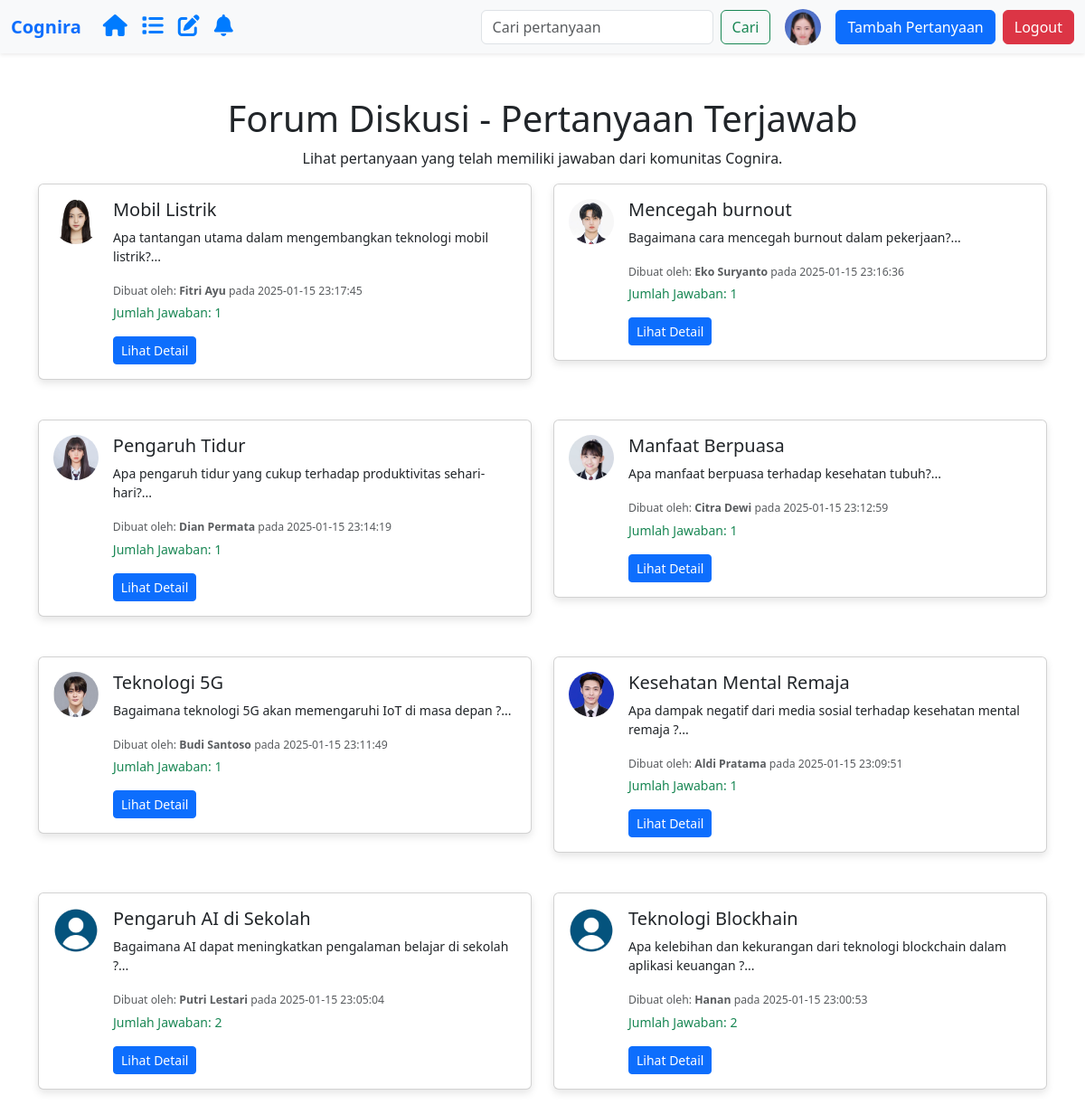
/question/forum.php (signed in), run on the app's committed database.
### tables this page shows
CREATE TABLE `pengguna_cognira` (
  `pengguna_id` varchar(11) NOT NULL,
  `nama_pengguna` varchar(50) NOT NULL,
  `email` varchar(100) NOT NULL,
  `kata_sandi` varchar(255) NOT NULL,
  `foto` varchar(50) DEFAULT NULL,
  `created_at` datetime NOT NULL,
  `statusblock` tinyint(1) NOT NULL DEFAULT 0,
  `blokir_hingga` datetime DEFAULT NULL
);

CREATE TABLE `questions` (
  `question_id` int(11) NOT NULL,
  `pengguna_id` varchar(11) NOT NULL,
  `title` varchar(150) NOT NULL,
  `content` text NOT NULL,
  `question_created_at` datetime NOT NULL
);

### question/forum.php (the view, shortened to what this page needs)
<?php
include '../config.php';
include '../template/navbar-user.php';
$query = $koneksi->prepare("
    SELECT q.question_id, q.title, q.content, q.question_created_at, u.nama_pengguna, u.foto, COUNT(a.answer_id) AS total_answers
    FROM questions q
    JOIN pengguna_cognira u ON q.pengguna_id = u.pengguna_id
    JOIN answers a ON q.question_id = a.question_id
    GROUP BY q.question_id
    HAVING total_answers > 0
    ORDER BY q.question_created_at DESC
");
$query->execute();
$result = $query->get_result();
?>
<!DOCTYPE html>
<html lang="en">
<head>
    <link rel="stylesheet" href="../assets/css/style.css">
    <link href="https://cdn.jsdelivr.net/npm/bootstrap@5.3.0/dist/css/bootstrap.min.css" rel="stylesheet">
</head>
<body>
    <div class="container mt-5">
        <h1 class="text-center">Forum Diskusi - Pertanyaan Terjawab</h1>
        <p class="text-center">Lihat pertanyaan yang telah memiliki jawaban dari komunitas Cognira.</p>
        <?php if ($result->num_rows > 0): ?>
            <div class="row">
                <?php while ($row = $result->fetch_assoc()): ?>
                    <div class="col-md-6 mb-4">
                        <div class="card">
                            <div class="card-body">
                                <div class="d-flex align-items-start">
                                    <img src="../asset/uploads/<?php echo htmlspecialchars($row['foto']); ?>"
                                         alt="Foto Profil"
                                         class="rounded-circle me-3"
                                         width="50"
                                         height="50">
                                    <div>
                                        <h5 class="card-title"><?php echo htmlspecialchars($row['title']); ?></h5>
                                        <p class="card-text"><?php echo nl2br(htmlspecialchars(substr($row['content'], 0, 100))); ?>...</p>
                                        <small class="text-muted">
                                            Dibuat oleh: <strong><?php echo htmlspecialchars($row['nama_pengguna']); ?></strong>
                                            pada <?php echo $row['question_created_at']; ?>
                                        </small>
                                        <p class="text-success mt-1">Jumlah Jawaban: <?php echo $row['total_answers']; ?></p>
                                        <div class="mt-3">
                                            <a href="question-detail.php?id=<?php echo $row['question_id']; ?>" class="btn btn-primary btn-sm">Lihat Detail</a>
                                        </div>
                                    </div>
                                </div>
                            </div>
                        </div>
                    </div>
                <?php endwhile; ?>
            </div>
        <?php else: ?>
            <p class="text-center">Belum ada pertanyaan yang memiliki jawaban di forum.</p>
        <?php endif; ?>
    </div>
</body>
</html>

### template/navbar-user.php (shortened to what this page needs)
<?php
require_once "../config.php";
$pengguna_id = $_SESSION['ssLogin'];
$query = $koneksi->prepare("SELECT foto FROM pengguna_cognira WHERE pengguna_id = ?");
$query->bind_param('s', $pengguna_id);
$query->execute();
$result = $query->get_result();
$user = $result->fetch_assoc();
$foto_profil = (!empty($user['foto']) && file_exists("../asset/uploads/" . $user['foto']))
    ? "../asset/uploads/" . htmlspecialchars($user['foto'])
    : "../asset/uploads/default.png";
?>
<!DOCTYPE html>
<html lang="id">
<head>
    <link rel="stylesheet" href="https://cdn.jsdelivr.net/npm/bootstrap@5.3.0/dist/css/bootstrap.min.css">
    <link rel="stylesheet" href="https://cdnjs.cloudflare.com/ajax/libs/font-awesome/6.0.0/css/all.min.css">
</head>
<body>
    <nav class="navbar navbar-expand-lg navbar-light bg-light shadow-sm">
        <div class="container-fluid">
            <a class="navbar-brand fw-bold text-primary" href="../user/dashboard-user.php">Cognira</a>
            <ul class="navbar-nav me-auto mb-2 mb-lg-0">
                <li class="nav-item">
                    <a class="nav-link" href="/app_cognira/user/dashboard-user.php">
                        <i class="fa-solid fa-house"></i>
                    </a>
                </li>
                <li class="nav-item">
                    <a class="nav-link" href="/app_cognira/question/forum.php">
                        <i class="fas fa-list"></i>
                    </a>
                </li>
                <li class="nav-item">
                    <a class="nav-link" href="/app_cognira/question/forum-without-answer.php">
                        <i class="fas fa-pen-to-square"></i>
                    </a>
                </li>
                <li class="nav-item position-relative">
                    <a class="nav-link" href="/app_cognira/user/notifikasi.php">
                        <i class="fas fa-bell"></i>
                    </a>
                </li>
            </ul>
            <form class="d-flex me-3" action="../template/search.php" method="GET">
                <input class="form-control me-2" type="search" name="query" placeholder="Cari pertanyaan" aria-label="Search">
                <button class="btn btn-outline-success" type="submit">Cari</button>
            </form>
            <div class="d-flex align-items-center">
                <a href="../user/profile-user.php">
                    <img src="<?= $foto_profil; ?>" alt="Foto Profil" class="rounded-circle me-3" width="40" height="40">
                </a>
                <a href="../user/add-question.php" class="btn btn-primary me-2">Tambah Pertanyaan</a>
                <a href="../auth/logout.php" class="btn btn-danger" onclick="return confirmLogout();">Logout</a>
            </div>
        </div>
    </nav>
</body>
</html>

### asset/css/style.css (style rules this page uses)
body { background-color: #f8f9fa; font-family: Arial, sans-serif; color: #333; margin: 0; padding: 0; }
.container { margin-top: 20px; margin-bottom: 20px; }
h1, h2, h3, h4, h5, h6 { font-weight: bold; }
.navbar { background-color: #007bff; }
.navbar .navbar-brand, .navbar .nav-link { color: white; }
.card { border: none; box-shadow: 0 4px 8px rgba(0, 0, 0, 0.1); margin-bottom: 20px; }
.card-body { font-size: 14px; }
.btn-primary { background-color: #007bff; border: none; }
.btn-danger { background-color: #dc3545; border: none; }
.bg-light { background-color: #f8f9fa !important; }

### template/navbar-user.php (style rules this page uses)
.nav-link i { color: #007bff; font-size: 1.5rem; transition: color 0.3s ease; position: relative; }

### data on the page
pengguna_cognira: foto (picture)
questions: pengguna.foto (picture), title "Mobil Listrik", content "Apa tantangan utama dalam mengembangkan teknologi mobil listrik?", pengguna.nama_pengguna "Fitri Ayu", question_created_at "2025-01-15 23:17:45", total_answers "1"
questions: pengguna.foto (picture), title "Mencegah burnout", content "Bagaimana cara mencegah burnout dalam pekerjaan?", pengguna.nama_pengguna "Eko Suryanto", question_created_at "2025-01-15 23:16:36", total_answers "1"
questions: pengguna.foto (picture), title "Pengaruh Tidur", content "Apa pengaruh tidur yang cukup terhadap produktivitas sehari-hari?", pengguna.nama_pengguna "Dian Permata", question_created_at "2025-01-15 23:14:19", total_answers "1"
questions: pengguna.foto (picture), title "Manfaat Berpuasa", content "Apa manfaat berpuasa terhadap kesehatan tubuh?", pengguna.nama_pengguna "Citra Dewi", question_created_at "2025-01-15 23:12:59", total_answers "1"
questions: pengguna.foto (picture), title "Teknologi 5G", content "Bagaimana teknologi 5G akan memengaruhi IoT di masa depan ?", pengguna.nama_pengguna "Budi Santoso", question_created_at "2025-01-15 23:11:49", total_answers "1"
questions: pengguna.foto (picture), title "Kesehatan Mental Remaja", content "Apa dampak negatif dari media sosial terhadap kesehatan mental remaja ?", pengguna.nama_pengguna "Aldi Pratama", question_created_at "2025-01-15 23:09:51", total_answers "1"
questions: pengguna.foto (placeholder picture), title "Pengaruh AI di Sekolah", content "Bagaimana AI dapat meningkatkan pengalaman belajar di sekolah ?", pengguna.nama_pengguna "Putri Lestari", question_created_at "2025-01-15 23:05:04", total_answers "2"
questions: pengguna.foto (placeholder picture), title "Teknologi Blockhain", content "Apa kelebihan dan kekurangan dari teknologi blockchain dalam aplikasi keuangan ?", pengguna.nama_pengguna "Hanan", question_created_at "2025-01-15 23:00:53", total_answers "2"
